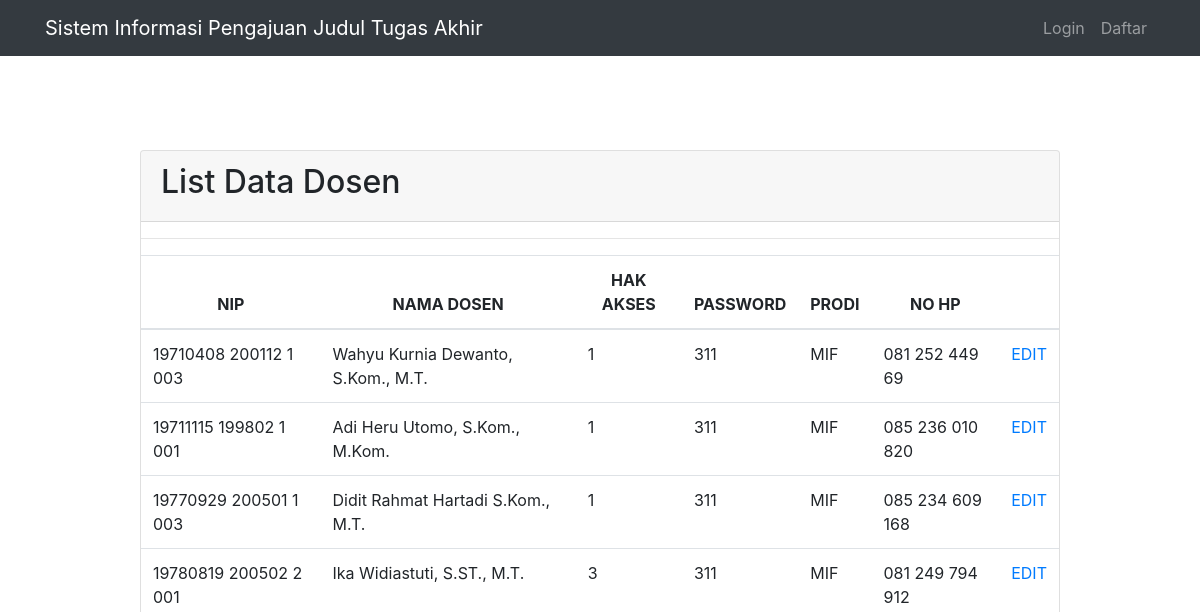
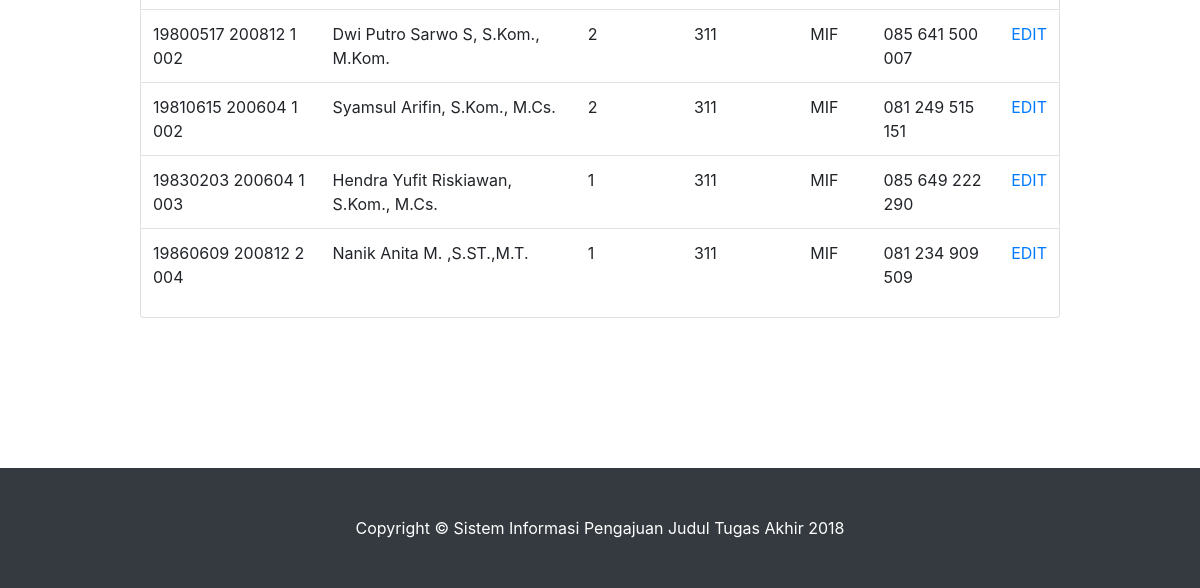
Before: /index.php/list_dosen with the older database file (2 pictures, top to bottom).
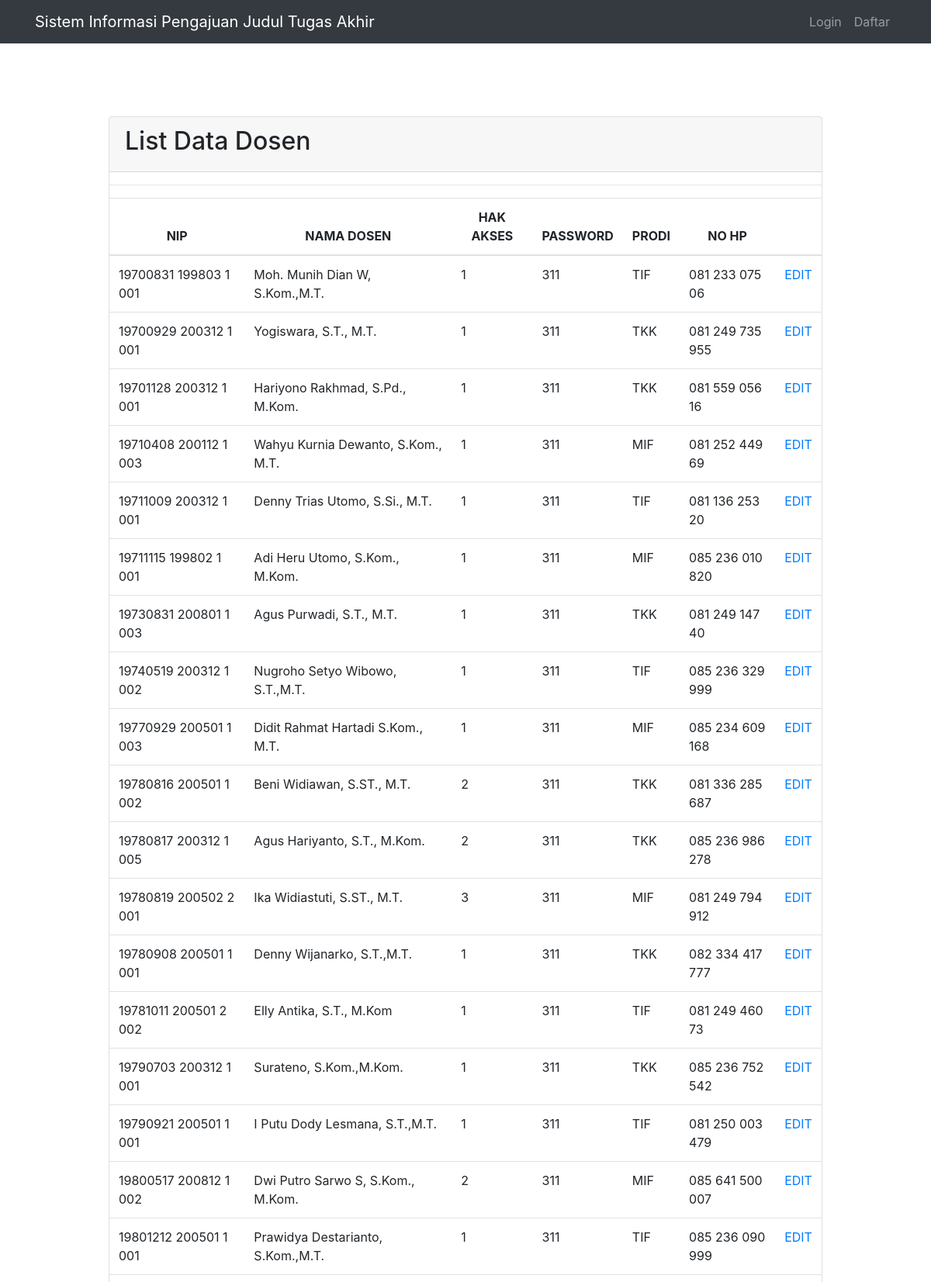
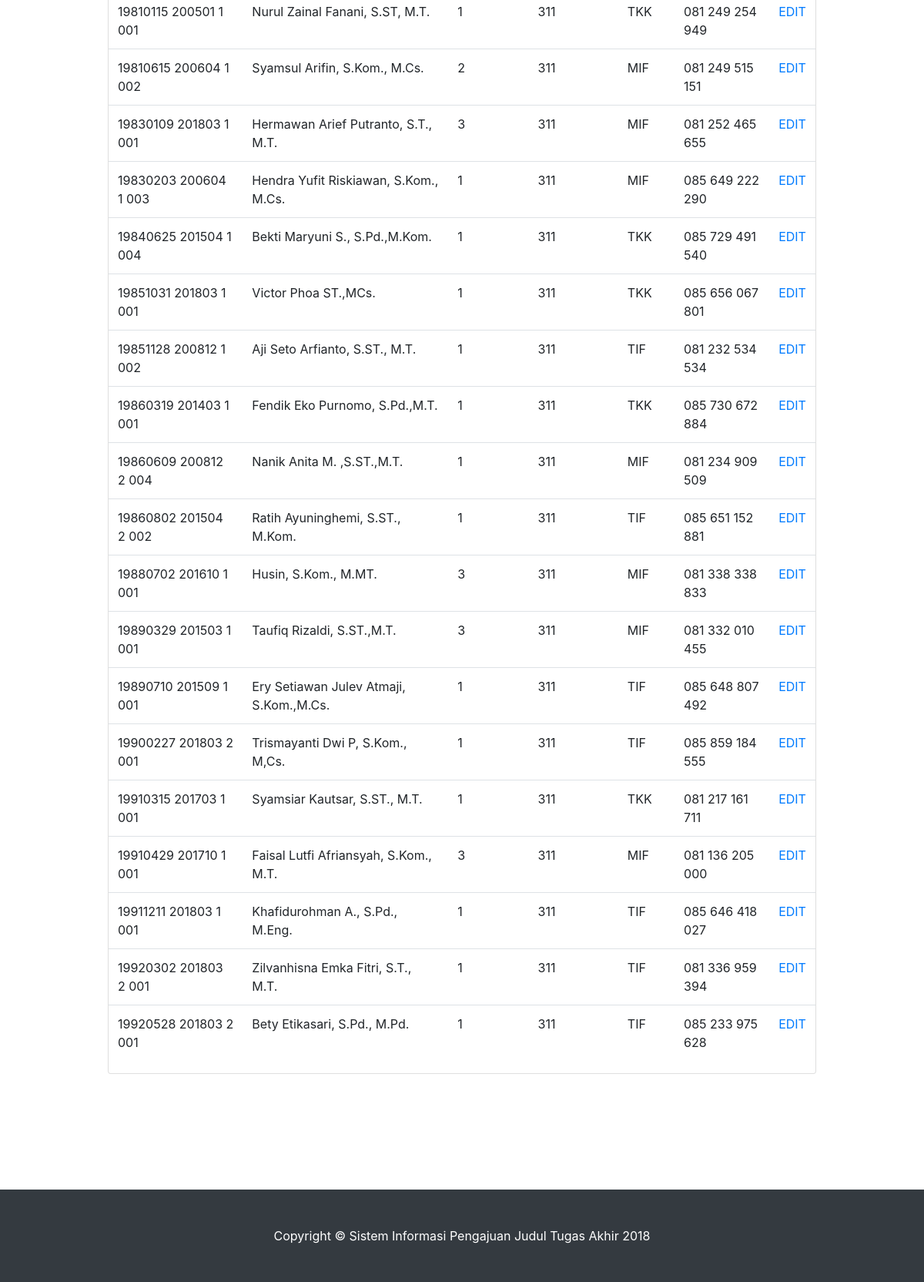
After: the same page with the newer database file (2 pictures, top to bottom).
### tables this page shows
CREATE TABLE `data_dosen` (
  `nip` varchar(30) NOT NULL,
  `nama_dosen` char(100) NOT NULL,
  `hak_akses` enum('1','2','3') NOT NULL,
  `password` varchar(15) NOT NULL,
  `prodi` char(3) NOT NULL,
  `no_hp` varchar(50) NOT NULL
);

### application/controllers/list_dosen.php (called while the page is built)
<?php
class list_dosen extends CI_Controller{
    function index(){
    	$this->load->view("header");
        $this->load->model("list_dosen_model");
        $data['review'] = $this->list_dosen_model->list_review()->result();
        $data['r'] = $this->list_dosen_model->list_review()->row_array();
        $this->load->view('tampilan_listdosen',$data);
        $this->load->view("footer");
    }
}
?>

### index.php (called while the page is built, shortened)
<?php
require_once BASEPATH.'core/CodeIgniter.php';

### application/models/list_dosen_model.php (called while the page is built, shortened)
<?php
class list_dosen_model extends CI_Model{
    function list_review(){
        $review = $this->db->get('data_dosen');
        return $review;
    }
}

### application/views/tampilan_listdosen.php (the view)
<section id="header">
    <div class="container">
        <div class="row">
            <div class="col-lg-10 mx-auto">
                <div class="card">
                <div class="card-header">
                        <h2>List Data Dosen</h2>
                </div>
<hr>
<table class="table">
    <thead align="center">
    <tr><th>NIP</th>
        <th>NAMA DOSEN</th>
        <th>HAK AKSES</th>
        <th>PASSWORD</th>
        <th>PRODI</th>
        <th>NO HP</th>
        <th colspan="2"></th></tr>
    </thead>
    <tbody>
    <?php
    foreach ($review as $b){
        echo "<tr>
            <td>$b->nip</td>
            <td>$b->nama_dosen</td>
            <td>$b->hak_akses</td>
            <td>$b->password</td>
            <td>$b->prodi</td>
            <td>$b->no_hp</td>
            <td>".anchor('list_dosen/edit/'.$b->nip,'EDIT')."</td>
            </tr>";
    }
    ?>
    </tbody>
</table>
</div>
</div>
</div>
</section>

### application/views/header.php (shortened to what this page needs)
<!DOCTYPE html>
<html lang="en">
  <head>
    <link href="<?php echo base_url ('assets/vendor/bootstrap/css/bootstrap.min.css') ?>" rel="stylesheet">
    <link href="<?php echo base_url ('assets/css/scrolling-nav.css') ?>" rel="stylesheet">
  </head>
  <body id="page-top">
    <nav class="navbar navbar-expand-lg navbar-dark bg-dark fixed-top" id="mainNav">
      <div class="container">
        <a class="navbar-brand js-scroll-trigger" href="<?php echo base_url()?>">Sistem Informasi Pengajuan Judul Tugas Akhir</a>
        <div class="collapse navbar-collapse" id="navbarResponsive">
          <ul class="navbar-nav ml-auto">
            <li class="nav-item">
              <a class="nav-link js-scroll-trigger" <a href="<?php echo base_url('pilihan')?>">Login</a>
            </li>
            <li class="nav-item">
              <a class="nav-link js-scroll-trigger" <a href="<?php echo base_url('loginmhs/register')?>">Daftar</a>
            </li>
          </ul>
        </div>
      </div>
    </nav>

### application/views/footer.php (shortened to what this page needs)
    <footer class="py-5 bg-dark">
      <div class="container">
        <p class="m-0 text-center text-white">Copyright &copy; Sistem Informasi Pengajuan Judul Tugas Akhir 2018</p>
      </div>
    </footer>
  </body>
</html>

### assets/css/scrolling-nav.css (style rules this page uses)
section { padding: 150px 0; }

Changed rows visible on the page:
added data_dosen: nip "19700831 199803 1 001", nama_dosen "Moh. Munih Dian W, S.Kom.,M.T.", hak_akses "1", password "311", prodi "TIF", no_hp "081 233 075 06", nip "EDIT"
added data_dosen: nip "19700929 200312 1 001", nama_dosen "Yogiswara, S.T., M.T.", hak_akses "1", password "311", prodi "TKK", no_hp "081 249 735 955", nip "EDIT"
added data_dosen: nip "19701128 200312 1 001", nama_dosen "Hariyono Rakhmad, S.Pd., M.Kom.", hak_akses "1", password "311", prodi "TKK", no_hp "081 559 056 16", nip "EDIT"
added data_dosen: nip "19711009 200312 1 001", nama_dosen "Denny Trias Utomo, S.Si., M.T.", hak_akses "1", password "311", prodi "TIF", no_hp "081 136 253 20", nip "EDIT"
added data_dosen: nip "19730831 200801 1 003", nama_dosen "Agus Purwadi, S.T., M.T.", hak_akses "1", password "311", prodi "TKK", no_hp "081 249 147 40", nip "EDIT"
added data_dosen: nip "19740519 200312 1 002", nama_dosen "Nugroho Setyo Wibowo, S.T.,M.T.", hak_akses "1", password "311", prodi "TIF", no_hp "085 236 329 999", nip "EDIT"
added data_dosen: nip "19780816 200501 1 002", nama_dosen "Beni Widiawan, S.ST., M.T.", hak_akses "2", password "311", prodi "TKK", no_hp "081 336 285 687", nip "EDIT"
added data_dosen: nip "19780817 200312 1 005", nama_dosen "Agus Hariyanto, S.T., M.Kom.", hak_akses "2", password "311", prodi "TKK", no_hp "085 236 986 278", nip "EDIT"
added data_dosen: nip "19780908 200501 1 001", nama_dosen "Denny Wijanarko, S.T.,M.T.", hak_akses "1", password "311", prodi "TKK", no_hp "082 334 417 777", nip "EDIT"
added data_dosen: nip "19781011 200501 2 002", nama_dosen "Elly Antika, S.T., M.Kom", hak_akses "1", password "311", prodi "TIF", no_hp "081 249 460 73", nip "EDIT"
added data_dosen: nip "19790703 200312 1 001", nama_dosen "Surateno, S.Kom.,M.Kom.", hak_akses "1", password "311", prodi "TKK", no_hp "085 236 752 542", nip "EDIT"
added data_dosen: nip "19790921 200501 1 001", nama_dosen "I Putu Dody Lesmana, S.T.,M.T.", hak_akses "1", password "311", prodi "TIF", no_hp "081 250 003 479", nip "EDIT"
added data_dosen: nip "19801212 200501 1 001", nama_dosen "Prawidya Destarianto, S.Kom.,M.T.", hak_akses "1", password "311", prodi "TIF", no_hp "085 236 090 999", nip "EDIT"
added data_dosen: nip "19810115 200501 1 001", nama_dosen "Nurul Zainal Fanani, S.ST, M.T.", hak_akses "1", password "311", prodi "TKK", no_hp "081 249 254 949", nip "EDIT"
added data_dosen: nip "19830109 201803 1 001", nama_dosen "Hermawan Arief Putranto, S.T., M.T.", hak_akses "3", password "311", prodi "MIF", no_hp "081 252 465 655", nip "EDIT"
added data_dosen: nip "19840625 201504 1 004", nama_dosen "Bekti Maryuni S., S.Pd.,M.Kom.", hak_akses "1", password "311", prodi "TKK", no_hp "085 729 491 540", nip "EDIT"
added data_dosen: nip "19851031 201803 1 001", nama_dosen "Victor Phoa ST.,MCs.", hak_akses "1", password "311", prodi "TKK", no_hp "085 656 067 801", nip "EDIT"
added data_dosen: nip "19851128 200812 1 002", nama_dosen "Aji Seto Arfianto, S.ST., M.T.", hak_akses "1", password "311", prodi "TIF", no_hp "081 232 534 534", nip "EDIT"
added data_dosen: nip "19860319 201403 1 001", nama_dosen "Fendik Eko Purnomo, S.Pd.,M.T.", hak_akses "1", password "311", prodi "TKK", no_hp "085 730 672 884", nip "EDIT"
added data_dosen: nip "19860802 201504 2 002", nama_dosen "Ratih Ayuninghemi, S.ST., M.Kom.", hak_akses "1", password "311", prodi "TIF", no_hp "085 651 152 881", nip "EDIT"
added data_dosen: nip "19880702 201610 1 001", nama_dosen "Husin, S.Kom., M.MT.", hak_akses "3", password "311", prodi "MIF", no_hp "081 338 338 833", nip "EDIT"
added data_dosen: nip "19890329 201503 1 001", nama_dosen "Taufiq Rizaldi, S.ST.,M.T.", hak_akses "3", password "311", prodi "MIF", no_hp "081 332 010 455", nip "EDIT"
added data_dosen: nip "19890710 201509 1 001", nama_dosen "Ery Setiawan Julev Atmaji, S.Kom.,M.Cs.", hak_akses "1", password "311", prodi "TIF", no_hp "085 648 807 492", nip "EDIT"
added data_dosen: nip "19900227 201803 2 001", nama_dosen "Trismayanti Dwi P, S.Kom., M,Cs.", hak_akses "1", password "311", prodi "TIF", no_hp "085 859 184 555", nip "EDIT"
added data_dosen: nip "19910315 201703 1 001", nama_dosen "Syamsiar Kautsar, S.ST., M.T.", hak_akses "1", password "311", prodi "TKK", no_hp "081 217 161 711", nip "EDIT"
added data_dosen: nip "19910429 201710 1 001", nama_dosen "Faisal Lutfi Afriansyah, S.Kom., M.T.", hak_akses "3", password "311", prodi "MIF", no_hp "081 136 205 000", nip "EDIT"
added data_dosen: nip "19911211 201803 1 001", nama_dosen "Khafidurohman A., S.Pd., M.Eng.", hak_akses "1", password "311", prodi "TIF", no_hp "085 646 418 027", nip "EDIT"
added data_dosen: nip "19920302 201803 2 001", nama_dosen "Zilvanhisna Emka Fitri, S.T., M.T.", hak_akses "1", password "311", prodi "TIF", no_hp "081 336 959 394", nip "EDIT"
added data_dosen: nip "19920528 201803 2 001", nama_dosen "Bety Etikasari, S.Pd., M.Pd.", hak_akses "1", password "311", prodi "TIF", no_hp "085 233 975 628", nip "EDIT"
